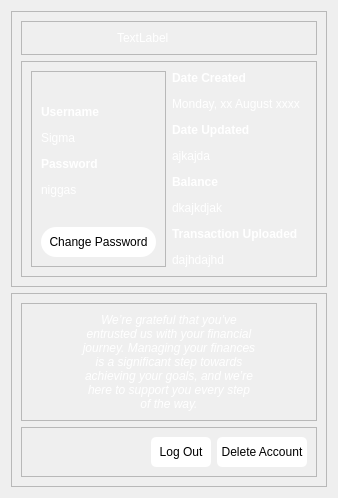
         <widget class="QWidget" name="profile">
          <layout class="QVBoxLayout" name="verticalLayout_11">
           <item>
            <widget class="QFrame" name="frame_10">
             <property name="frameShape">
              <enum>QFrame::StyledPanel</enum>
             </property>
             <property name="frameShadow">
              <enum>QFrame::Raised</enum>
             </property>
             <layout class="QVBoxLayout" name="verticalLayout_12">
              <item>
               <widget class="QFrame" name="frame_11">
                <property name="frameShape">
                 <enum>QFrame::StyledPanel</enum>
                </property>
                <property name="frameShadow">
                 <enum>QFrame::Raised</enum>
                </property>
                <layout class="QHBoxLayout" name="horizontalLayout_12">
                 <item>
                  <widget class="QLabel" name="PF_profilePict">
                   <property name="sizePolicy">
                    <sizepolicy hsizetype="Fixed" vsizetype="Fixed">
                     <horstretch>0</horstretch>
                     <verstretch>0</verstretch>
                    </sizepolicy>
                   </property>
                   <property name="minimumSize">
                    <size>
                     <width>0</width>
                     <height>0</height>
                    </size>
                   </property>
                   <property name="maximumSize">
                    <size>
                     <width>80</width>
                     <height>80</height>
                    </size>
                   </property>
                   <property name="text">
                    <string/>
                   </property>
                   <property name="pixmap">
                    <pixmap>../Assets/user.png</pixmap>
                   </property>
                   <property name="scaledContents">
                    <bool>true</bool>
                   </property>
                  </widget>
                 </item>
                 <item>
                  <widget class="QLabel" name="PF_infoBanner">
                   <property name="styleSheet">
                    <string notr="true">color: rgb(255, 255, 255);</string>
                   </property>
                   <property name="text">
                    <string>TextLabel</string>
                   </property>
                  </widget>
                 </item>
                </layout>
               </widget>
              </item>
              <item>
               <widget class="QFrame" name="frame_9">
                <property name="frameShape">
                 <enum>QFrame::StyledPanel</enum>
                </property>
                <property name="frameShadow">
                 <enum>QFrame::Raised</enum>
                </property>
                <layout class="QHBoxLayout" name="horizontalLayout_9">
                 <item>
                  <widget class="QFrame" name="frame_12">
                   <property name="styleSheet">
                    <string notr="true">color: rgb(255, 255, 255);</string>
                   </property>
                   <property name="frameShape">
                    <enum>QFrame::StyledPanel</enum>
                   </property>
                   <property name="frameShadow">
                    <enum>QFrame::Raised</enum>
                   </property>
                   <layout class="QVBoxLayout" name="verticalLayout_15">
                    <item>
                     <widget class="QLabel" name="PF_usernamePassword">
                      <property name="text">
                       <string>&lt;html&gt;&lt;head/&gt;&lt;body&gt;&lt;p&gt;&lt;span style=&quot; font-weight:600;&quot;&gt;Username&lt;/span&gt;&lt;/p&gt;&lt;p&gt;Sigma&lt;/p&gt;&lt;p&gt;&lt;span style=&quot; font-weight:600;&quot;&gt;Password&lt;/span&gt;&lt;/p&gt;&lt;p&gt;niggas&lt;/p&gt;&lt;/body&gt;&lt;/html&gt;</string>
                      </property>
                     </widget>
                    </item>
                    <item>
                     <widget class="QPushButton" name="PF_changePassword">
                      <property name="sizePolicy">
                       <sizepolicy hsizetype="Minimum" vsizetype="Fixed">
                        <horstretch>0</horstretch>
                        <verstretch>0</verstretch>
                       </sizepolicy>
                      </property>
                      <property name="minimumSize">
                       <size>
                        <width>50</width>
                        <height>30</height>
                       </size>
                      </property>
                      <property name="styleSheet">
                       <string notr="true">color: rgb(0, 0, 0);
background-color: rgb(255, 255, 255);

border-radius: 15px;</string>
                      </property>
                      <property name="text">
                       <string>Change Password</string>
                      </property>
                     </widget>
                    </item>
                   </layout>
                  </widget>
                 </item>
                 <item>
                  <widget class="QLabel" name="PF_information">
                   <property name="styleSheet">
                    <string notr="true">color: rgb(255, 255, 255);</string>
                   </property>
                   <property name="text">
                    <string>&lt;html&gt;&lt;head/&gt;&lt;body&gt;&lt;p&gt;&lt;span style=&quot; font-weight:600;&quot;&gt;Date Created&lt;/span&gt;&lt;/p&gt;&lt;p&gt;Monday, xx August xxxx&lt;/p&gt;&lt;p&gt;&lt;span style=&quot; font-weight:600;&quot;&gt;Date Updated&lt;/span&gt;&lt;/p&gt;&lt;p&gt;ajkajda&lt;/p&gt;&lt;p&gt;&lt;span style=&quot; font-weight:600;&quot;&gt;Balance&lt;/span&gt;&lt;/p&gt;&lt;p&gt;dkajkdjak&lt;/p&gt;&lt;p&gt;&lt;span style=&quot; font-weight:600;&quot;&gt;Transaction Uploaded&lt;/span&gt;&lt;/p&gt;&lt;p&gt;dajhdajhd&lt;/p&gt;&lt;/body&gt;&lt;/html&gt;</string>
                   </property>
                  </widget>
                 </item>
                </layout>
               </widget>
              </item>
             </layout>
            </widget>
           </item>
           <item>
            <widget class="QFrame" name="frame_13">
             <property name="sizePolicy">
              <sizepolicy hsizetype="Preferred" vsizetype="Maximum">
               <horstretch>0</horstretch>
               <verstretch>0</verstretch>
              </sizepolicy>
             </property>
             <property name="minimumSize">
              <size>
               <width>0</width>
               <height>100</height>
              </size>
             </property>
             <property name="frameShape">
              <enum>QFrame::StyledPanel</enum>
             </property>
             <property name="frameShadow">
              <enum>QFrame::Raised</enum>
             </property>
             <layout class="QVBoxLayout" name="verticalLayout_14">
              <item>
               <widget class="QFrame" name="frame_14">
                <property name="sizePolicy">
                 <sizepolicy hsizetype="Preferred" vsizetype="Preferred">
                  <horstretch>0</horstretch>
                  <verstretch>0</verstretch>
                 </sizepolicy>
                </property>
                <property name="frameShape">
                 <enum>QFrame::StyledPanel</enum>
                </property>
                <property name="frameShadow">
                 <enum>QFrame::Raised</enum>
                </property>
                <layout class="QHBoxLayout" name="horizontalLayout_11">
                 <item>
                  <spacer name="horizontalSpacer_12">
                   <property name="orientation">
                    <enum>Qt::Horizontal</enum>
                   </property>
                   <property name="sizeType">
                    <enum>QSizePolicy::Fixed</enum>
                   </property>
                   <property name="sizeHint" stdset="0">
                    <size>
                     <width>50</width>
                     <height>20</height>
                    </size>
                   </property>
                  </spacer>
                 </item>
                 <item>
                  <widget class="QLabel" name="PF_thxMessage">
                   <property name="styleSheet">
                    <string notr="true">color: rgb(255, 255, 255);
</string>
                   </property>
                   <property name="text">
                    <string>&lt;html&gt;&lt;head/&gt;&lt;body&gt;&lt;p align=&quot;center&quot;&gt;&lt;span style=&quot; font-style:italic;&quot;&gt;We’re grateful that you’ve entrusted us with your financial journey. Managing your finances is a significant step towards achieving your goals, and we’re here to support you every step of the way.&lt;/span&gt;&lt;/p&gt;&lt;/body&gt;&lt;/html&gt;</string>
                   </property>
                   <property name="wordWrap">
                    <bool>true</bool>
                   </property>
                  </widget>
                 </item>
                 <item>
                  <spacer name="horizontalSpacer_13">
                   <property name="orientation">
                    <enum>Qt::Horizontal</enum>
                   </property>
                   <property name="sizeType">
                    <enum>QSizePolicy::Fixed</enum>
                   </property>
                   <property name="sizeHint" stdset="0">
                    <size>
                     <width>50</width>
                     <height>20</height>
                    </size>
                   </property>
                  </spacer>
                 </item>
                </layout>
               </widget>
              </item>
              <item>
               <widget class="QFrame" name="frame_15">
                <property name="frameShape">
                 <enum>QFrame::StyledPanel</enum>
                </property>
                <property name="frameShadow">
                 <enum>QFrame::Raised</enum>
                </property>
                <layout class="QHBoxLayout" name="horizontalLayout_10">
                 <item>
                  <spacer name="spacerrr">
                   <property name="orientation">
                    <enum>Qt::Horizontal</enum>
                   </property>
                   <property name="sizeHint" stdset="0">
                    <size>
                     <width>40</width>
                     <height>20</height>
                    </size>
                   </property>
                  </spacer>
                 </item>
                 <item>
                  <widget class="QPushButton" name="PF_logOut">
                   <property name="sizePolicy">
                    <sizepolicy hsizetype="Minimum" vsizetype="Fixed">
                     <horstretch>0</horstretch>
                     <verstretch>0</verstretch>
                    </sizepolicy>
                   </property>
                   <property name="minimumSize">
                    <size>
                     <width>60</width>
                     <height>30</height>
                    </size>
                   </property>
                   <property name="styleSheet">
                    <string notr="true">color: rgb(0, 0, 0);
background-color: rgb(255, 255, 255);

border-radius: 5px;</string>
                   </property>
                   <property name="text">
                    <string>Log Out</string>
                   </property>
                  </widget>
                 </item>
                 <item>
                  <widget class="QPushButton" name="PF_deleteAccount">
                   <property name="minimumSize">
                    <size>
                     <width>90</width>
                     <height>30</height>
                    </size>
                   </property>
                   <property name="styleSheet">
                    <string notr="true">color: rgb(0, 0, 0);

background-color: rgb(255, 255, 255);
border-radius: 5px;</string>
                   </property>
                   <property name="text">
                    <string>Delete Account</string>
                   </property>
                  </widget>
                 </item>
                </layout>
               </widget>
              </item>
             </layout>
            </widget>
           </item>
          </layout>
         </widget>
